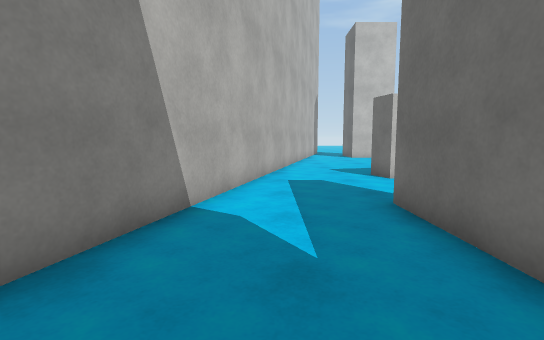
View 1 (above)

20 first-person views from a walk through a Unity game level. The camera is 1.2 m above the floor, tilts 6° down and sees 85° across. The floor is counted in squares, 1 m on a side. Each view is taken from the middle of a square. On the plan, view 1 faces up. The plan holds only what a view shows up to about 13 squares ahead; the rest is blank. The place goes on beyond the plan. Surface patterns are stand-ins for the level's own textures.

View 2
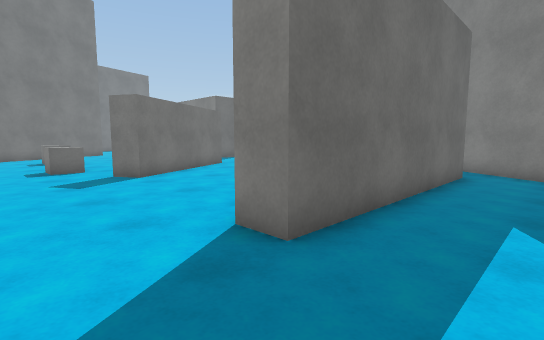

View 3
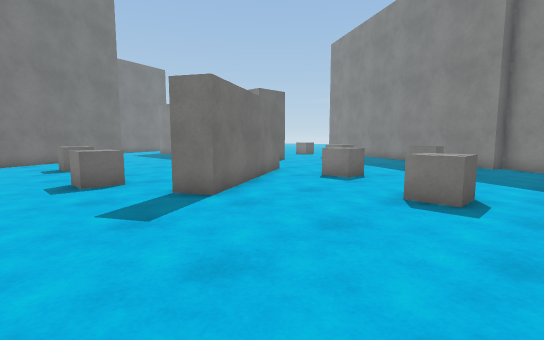

View 4
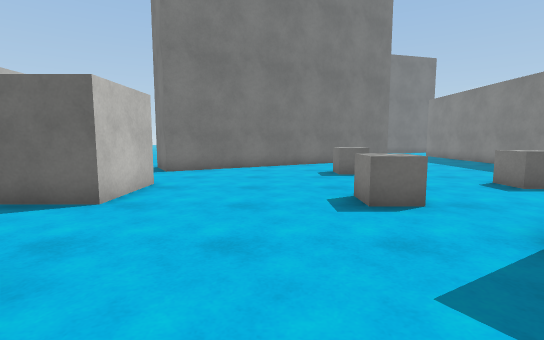

View 5
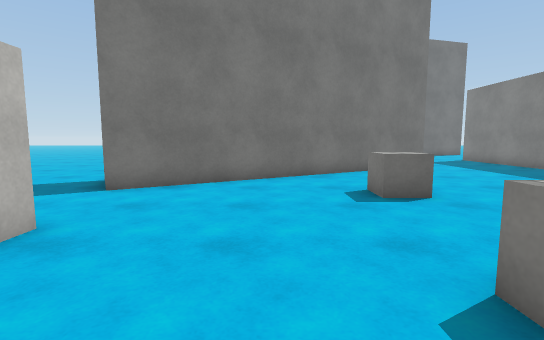

View 6
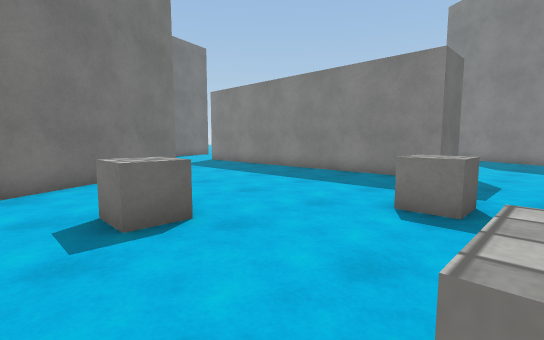

View 7
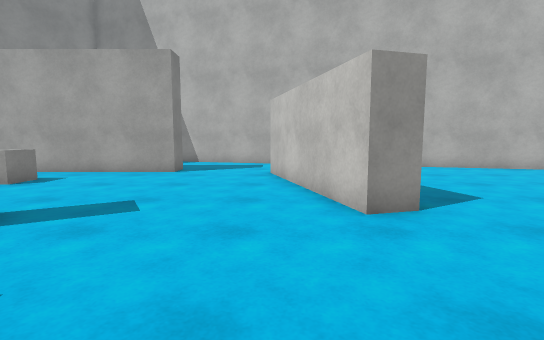

View 8
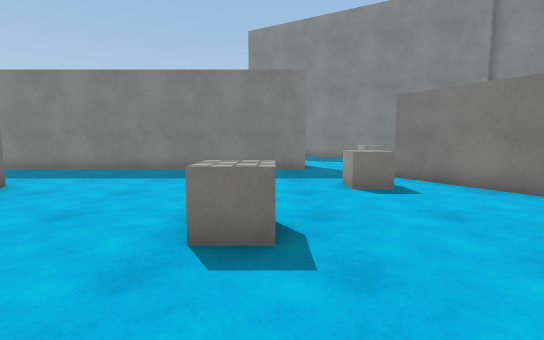

View 9
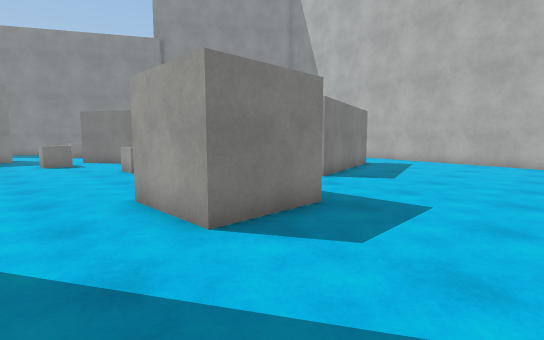

View 10
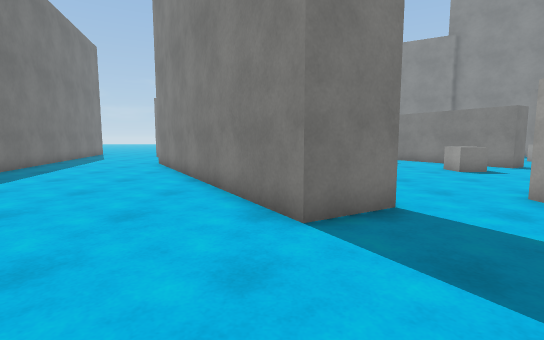

View 11
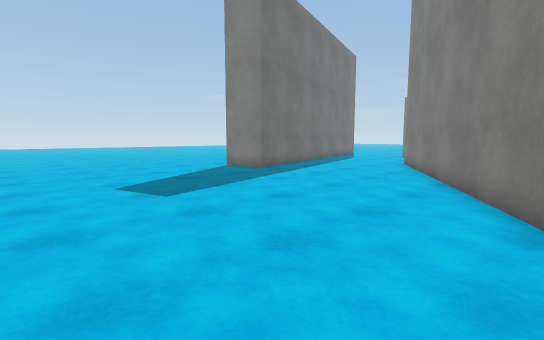

View 12
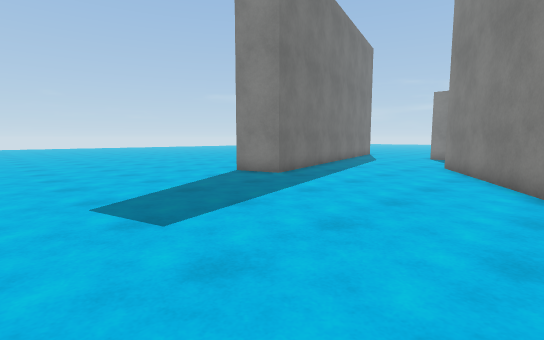

View 13
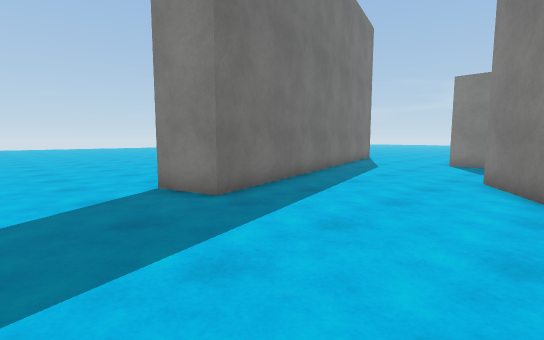

View 14
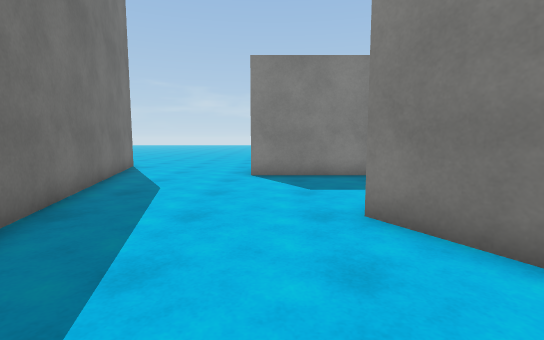

View 15
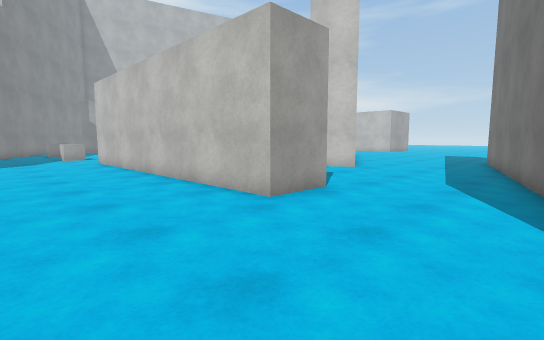

View 16
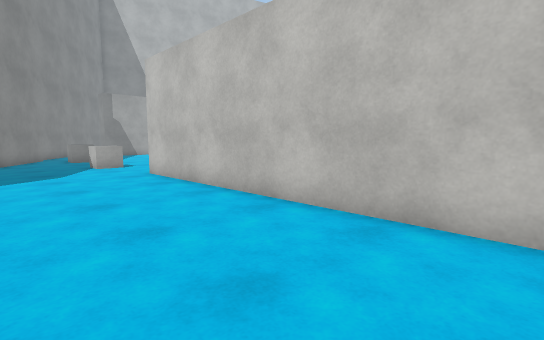

View 17
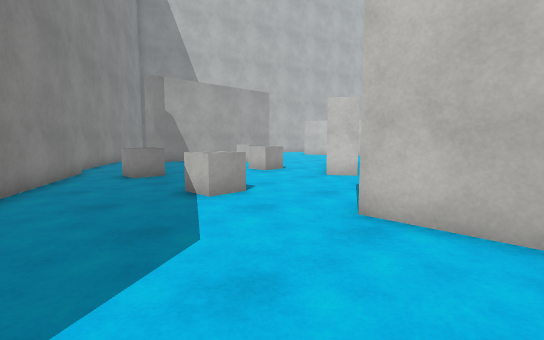

View 18
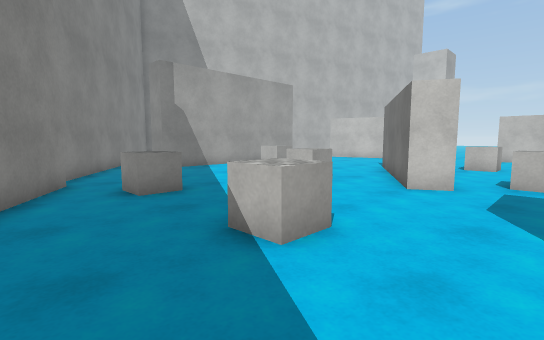

View 19
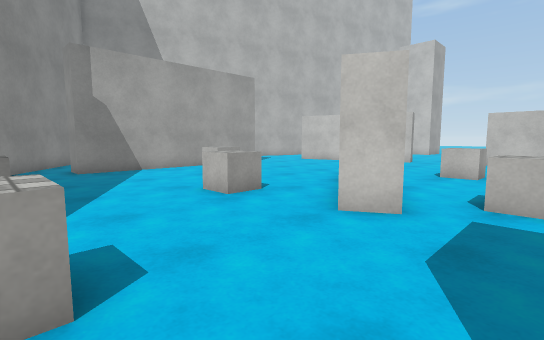

View 20
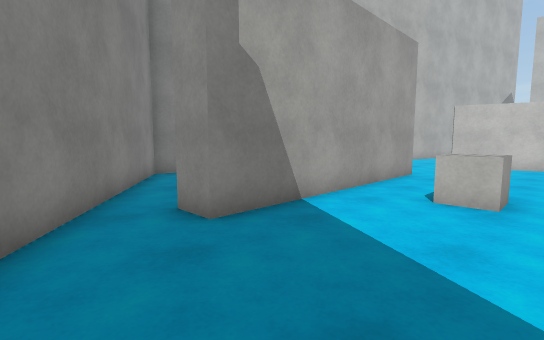

### Floor plan
Key: @ floor where view 1 was taken; # wall or solid block; . floor; C cube.
Columns run from 3 left of view 1 to 33 right of it. Each row starts with its distance up from view 1.
 18      #..
 17     ##............. .  . ..........
 16     #...............    .............
 15     #................................
 14     #...........CCC..................
 13    ##..........C  C..................
 12    #...........C  C..###.............
 11    #.....####...CCC..####............
 10   ##...######.........###............
  9   #....##..............###.......##..
  8   #....................###.......# ..
  7   #.....................###......#
  6  ##............CC...CC..###......#
  5  #...##.........C...CC...###.....##
  4  #...##......##..........####.....#
  3  #...##......##...........###.....#
  2  #...##.CC....##.CC........##.....#
  1    ..##.CC....##.CC...............##
  0 #. @.##.....C..##..................#
 -1 ##...##.....CC.....................#
 -2  ##..##............................#
 -3   ##...............#############...##
 -4    ###.............#############....#
 -5      ##....CC..CC..############.....#
 -6       ###...........................#
 -7         ###.........................
 -8           ###......................
 -9             ## ................... .

Positions as (right, up) in squares from view 1, and headings:
1: (0, 0), facing up
2: (0, 8), facing down-right
3: (4, 8), facing down-right
4: (7, 8), facing right
5: (11, 8), facing right
6: (13, 7), facing down-right
7: (14, 9), facing left
8: (17, 9), facing down
9: (17, 17), facing down-left
10: (20, 17), facing down
11: (20, 17), facing down-right
12: (22, 16), facing down-right
13: (24, 12), facing down-right
14: (27, 7), facing down
15: (32, -9), facing up-left
16: (26, -9), facing up-left
17: (18, -9), facing up-left
18: (15, -8), facing up-left
19: (15, -5), facing up-left
20: (7, -5), facing up-left
